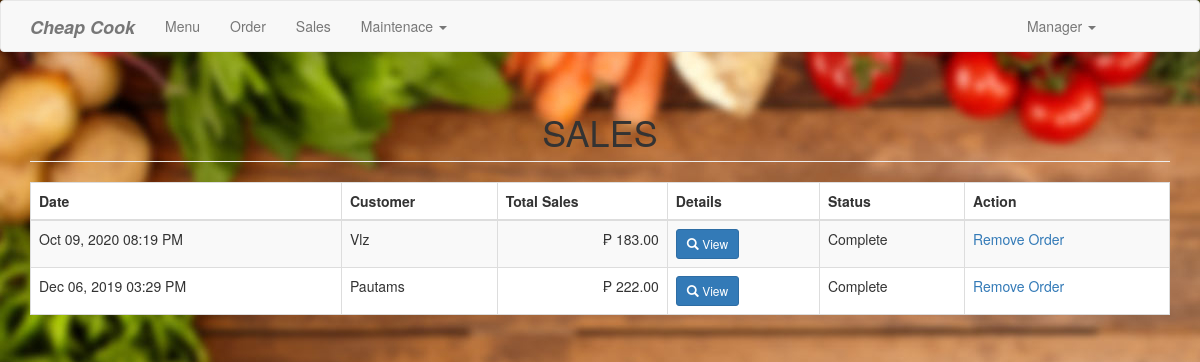
The page /sales.php on the database its author committed.
### tables this page shows
CREATE TABLE `purchase` (
  `purchaseid` int(11) NOT NULL,
  `customer` varchar(50) NOT NULL,
  `total` double NOT NULL,
  `date_purchase` datetime NOT NULL,
  `status` varchar(100) NOT NULL
);

### sales.php (the view, shortened to what this page needs)
<?php include('header.php'); ?>
<body>
<?php include('navbar.php'); ?>
<div class="container">
	<h1 class="page-header text-center">SALES</h1>
	<table class="table table-striped table-bordered"  style="background-color: white;">
		<thead>
			<th>Date</th>
			<th>Customer</th>
			<th>Total Sales</th>
			<th>Details</th>
			<th>Status</th>
			<th>Action</th>
		</thead>
		<tbody>
			<?php
				$sql="select * from purchase order by purchaseid desc";
				$query=$conn->query($sql);
				while($row=$query->fetch_array()){
					?>
					<tr>
						<td><?php echo date('M d, Y h:i A', strtotime($row['date_purchase'])) ?></td>
						<td><?php echo $row['customer']; ?></td>
						<td class="text-right">&#8369; <?php echo number_format($row['total'], 2); ?></td>
						<td><a href="#details<?php echo $row['purchaseid']; ?>" data-toggle="modal" class="btn btn-primary btn-sm"><span class="glyphicon glyphicon-search"></span> View </a>
						</td>
						<td><?php echo $row['status']; ?></td>
						<td>
					<?php if($row['status']=='Complete'){?>
					<a href="queue.php?remove=<?php echo $row['purchaseid']; ?>" class="remove" >Remove Order</a>
					<?php }?>	</td>
					</tr>
					<?php
				}
			?>
		</tbody>
	</table>
</div>
</body>
</html>

### sales.php (style rules this page uses)
body { background-image: url("upload/bg1.jpg") }

### rows shown on the page
purchase: date_purchase "Oct 09, 2020 08:19 PM", customer "Vlz", total "183.00", status "Complete"
purchase: date_purchase "Dec 06, 2019 03:29 PM", customer "Pautams", total "222.00", status "Complete"
